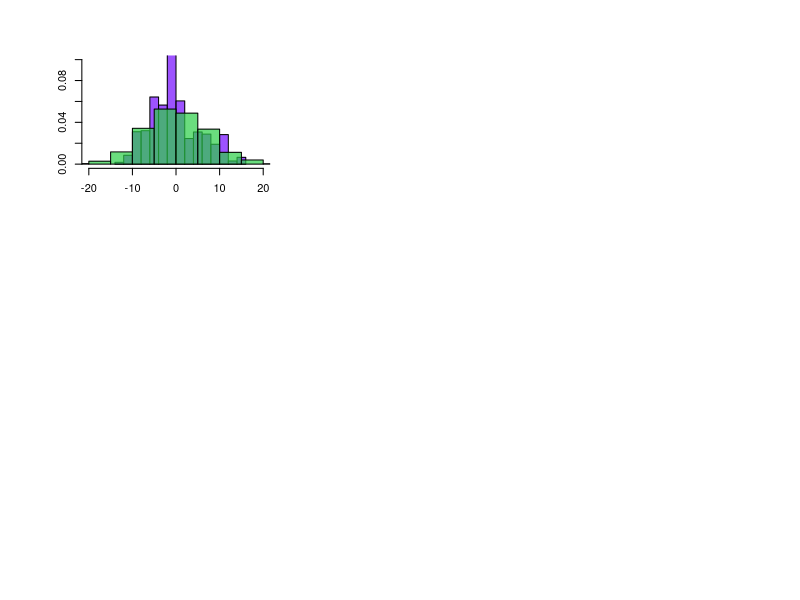

Write the R code that produced this figure. (Note: this script raises an error after producing the figure.)
# use histograms to show the distribution of normalised thinned estimates 
# is standard normal

# Thinning function for one dimensional process which statistic being intensity
thinning_thm3_median <- function(data, thinning_param, alpha, R=99) {
  normalised_medians <- c()
  medians <- c()
  for (i in 1:R) {
    # thinning the given process
    unif <- runif(length(data), 0, 1)
    thinned_p <- data[which(unif < thinning_param)]
    r <- length(thinned_p)
    d <- length(data) - r
    # calculating jackknife histogram
    lambda_hat <- mean(data)
    lambda_hat_s <- mean(thinned_p)
    median_hat <- lambda_hat + 1/3 - 1/(50*lambda_hat)
    median_hat_s <- lambda_hat_s + 1/3 - 1/(50*lambda_hat_s)
    j <- (median_hat_s - median_hat)*sqrt(length(data) * r/d)
    medians <- c(medians,median_hat_s)
    normalised_medians <- c(normalised_medians, j)
  }
  normalised_medians[is.nan(normalised_medians)] <- 0 # subprocesses can have 0 points with low thinning param
  medians[is.nan(medians)] <- 0
  return(normalised_medians)
}

# grid of plots
par(mfrow = c(3, 3))
op <- par(mfrow = c(3,3),
          oma = c(5,4,2,1) + 0.1,
          mar = c(2,2,2,2) + 0.1)

# Homogenous Poisson Process (independent)
for (thinning_param in c(0.2,0.5,0.8)) {
  R <- 2000
  ns <- c(10,20,500)
  for (n in ns) {
    # homogenous poisson with mean 50
    p <- rpois(n,50)
    npoint <- length(p)
    # obtaining jackknife histogram
    thinned_estimates <- thinning_thm3_median(p, thinning_param, 0.05, R=R)
    # normal_dist <- rnorm(R, 0, 1)
    
    true_median <- 50 + 1/3 - 1/(50*50)
    hist_2 <- c()
    for (sim in 1:R) {
      new_data <- rpois(n, 50)
      lambda_hat <- mean(new_data)
      median_hat <- lambda_hat + 1/3 - 1/(50*lambda_hat)
      hist_2 <- c(hist_2, sqrt(length(new_data))*(median_hat - true_median))
    }
    
    # histograms to observe convergence in distribution
    standard <- hist(hist_2, plot = FALSE)
    thin_hist <- hist(thinned_estimates, plot = FALSE)
    if (n<1000) {
      plot(thin_hist, col =rgb(116/255,10/255,255/255,alpha=0.7), freq=FALSE,main="",xlab="",ylab="",cex.lab=1.5,ylim=c(0,0.1),xlim=c(-20,20))
      plot(standard, col = rgb(43/255,206/255,72/255,alpha=0.7),freq=FALSE,main="", ylab = "", xlab="",add=TRUE)
      txt <- paste0("$n = ",n,", p = ",thinning_param,"$")
      title(TeX(txt), line=0.5, cex.main=1.5)
    } else{
      plot(thin_hist, col =rgb(116/255,10/255,255/255,alpha=0.7), freq=FALSE,main="",xlab="",ylab="",cex.lab=1.5)
      plot(standard, col = rgb(43/255,206/255,72/255,alpha=0.7),freq=FALSE,main="", ylab = "", xlab="",add=TRUE)
      txt <- paste0("$n = ",n,", p = ",thinning_param,"$")
      title(TeX(txt), line=0.5, cex.main=1.5)
    }
    
  }
}
txt <- paste0("Estimating Median of Poisson Distribution")
title(TeX(txt),line=1,outer=TRUE, cex.main=1.6)
title(xlab="Estimates", ylab="Density", outer=TRUE, line=1, cex.lab=1.5)
legend(-105,0.44,legend = c("Thinned Estimates", "Observed Estimates"), col = c(rgb(116/255,10/255,255/255,alpha=0.7),rgb(43/255,206/255,72/255,alpha=0.7)), lwd = 5, horiz = TRUE, cex = 1.3, seg.len=1, bty = 'n',xpd=NA)
par(op)

